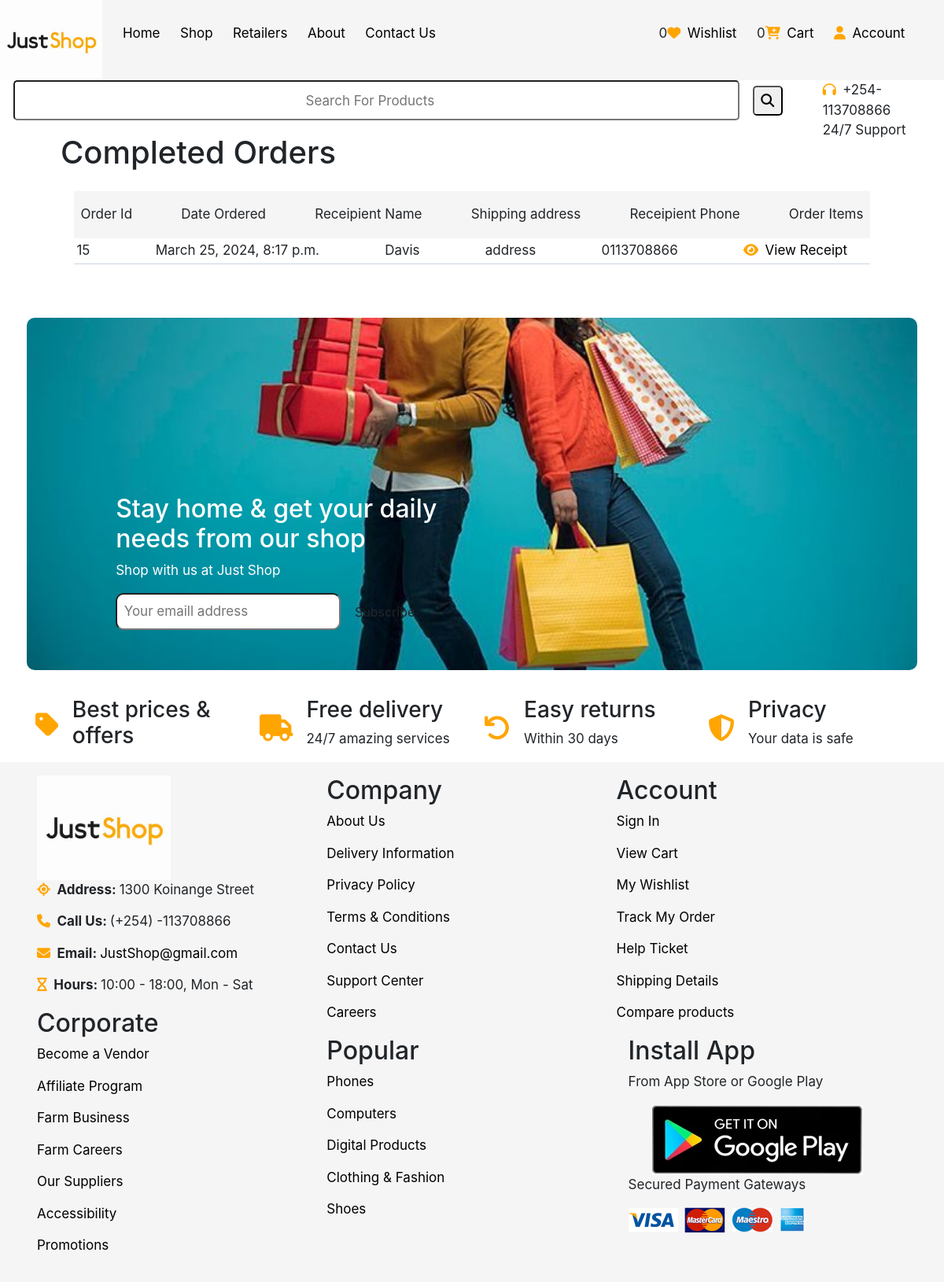
The app's page /order_history/ (signed in), older data.
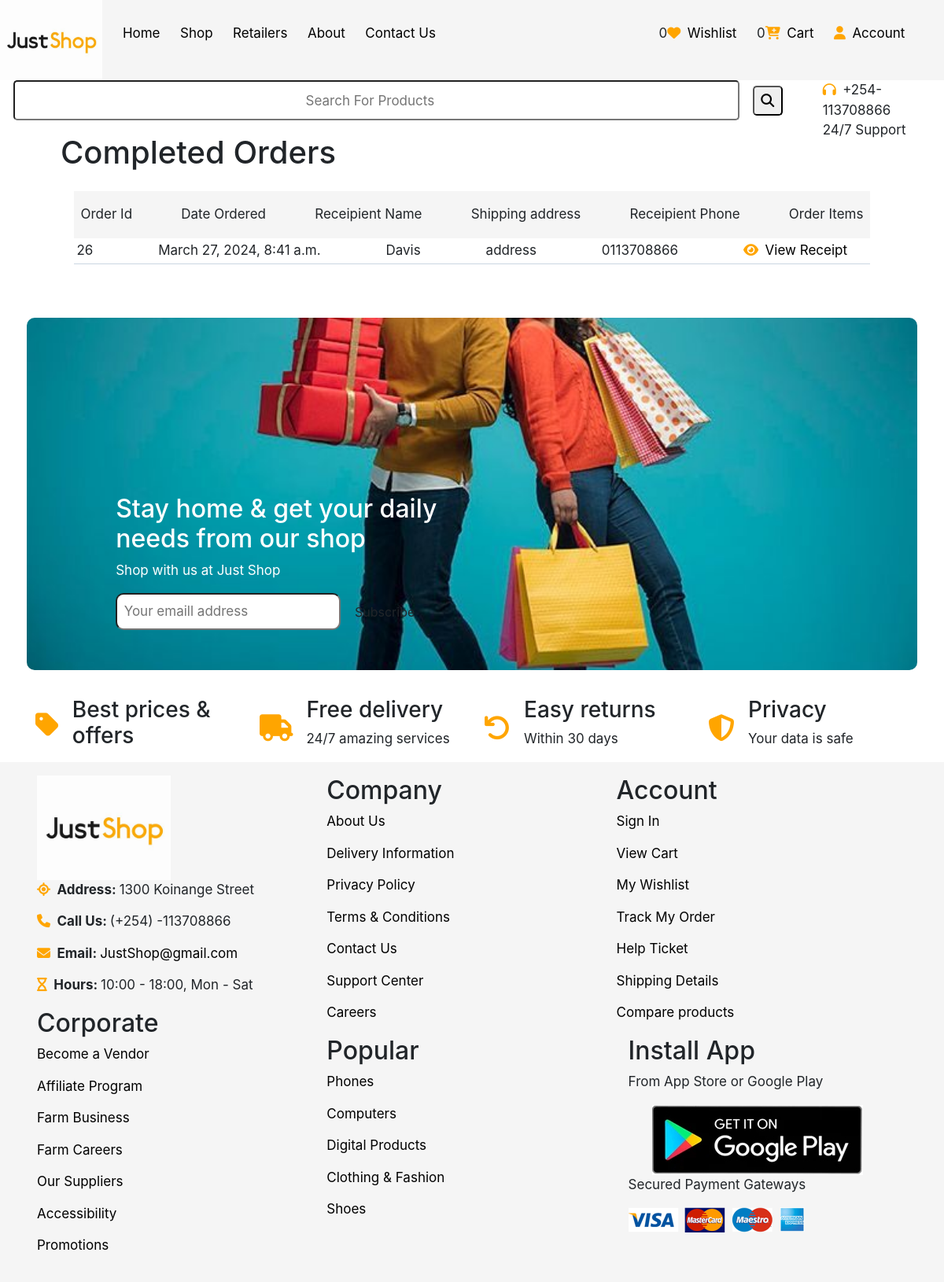
The same page, newer data.
### main/models.py (models this page shows)
class Order(models.Model):
    order_total_price=models.DecimalField(max_digits=999999999,decimal_places=2)
    date_ordered=models.DateTimeField(auto_now_add=True)
    user=models.ForeignKey(User,on_delete=models.CASCADE)
    name=models.CharField(max_length=200)
    email=models.CharField(max_length=200)
    shipping_address=models.CharField(max_length=200)
    phone=models.CharField(max_length=200)
    payment_method=models.CharField(max_length=200,choices=PAYMENT_METHOD,default="dbt")
    class Meta:
        verbose_name_plural='Cart Orders'

### main/views.py (the view)
# urls.py: path('order_history/',order_history,name="order-history"),
@login_required
def order_history(request):
   orders=Order.objects.filter(user=request.user)
   if orders:
      context={
         "orders":orders,
      }
      return render(request,'main/order-history.html',context)
   else:
      messages.error("You dont have any completed orders")
      return redirect("main:products")

### main/context_processor.py (called while the page is built)
def default(request):
    products=Product.objects.all()
    categories=Category.objects.all()
    wishlist=Wishlist.objects.filter(user=request.user).count()
    return{
        'products':products,
        'categories':categories,
        'wishlist':wishlist,
    }

### templates/main/order-history.html
{% extends "base/base.html" %}
{%block content%}
    <div class="complete-orders">
        <h1>Completed Orders</h1>
        <div class="cart-items">
            <div class="headers">
                <span>Order Id</span><span>Date Ordered</span><span>Receipient Name</span><span>Shipping address</span><span>Receipient Phone</span><span>Order Items</span>
            </div>
            {% for order in orders%}
            <div class="cart-item">
                <span>{{order.id}}</span>
                <span>{{order.date_ordered}}</span>
                <span>{{order.name}}</span>
                <span>{{order.shipping_address}}</span>
                <span>{{order.phone}} </span>
                <a href="{%url 'main:order-items' order.id %}"><span><i class="fas fa-eye"></i>View Receipt</span></a>
            </div>
            {%endfor%}
        </div>
    </div>
{% endblock %}

### templates/base/base.html (shortened to what this page needs)
{% load static %}
<!DOCTYPE html>
<html lang="en">
<head>
    <link rel='stylesheet' href='https://cdnjs.cloudflare.com/ajax/libs/font-awesome/6.5.1/css/all.min.css'>
    <link href="https://cdn.jsdelivr.net/npm/bootstrap@4.6.0/dist/css/bootstrap.min.css" rel="stylesheet">
    <link rel='stylesheet' href='{% static 'assets/css/index.css' %}' type='text/css'>
</head>
<body>
    <div class="header-container">
        <header>
            <div class="header">
                <img id="header-img" src="{% static 'assets/imgs/theme/justshop.jpeg' %}" alt="JustShop-Logo">
            </div>
        </header>
        <nav>
            <ul class="page-links">
                <a href="{% url 'main:index' %}"><li>Home</li></a>
                <a href="{% url 'main:products' %}"><li></i>Shop</li></a>
                <a href="{%url 'main:retailers' %}"><li></i>Retailers</li></a>
                <a href=""><li></i>About</li></a>
                <a href=""><li></i>Contact Us</li></a>
            </ul>
            <ul class="account-links">
                <li><span class="wish-count">{{wishlist}}</span><a href="{%url 'main:wishlist' %}"><i class="fas fa-heart"></i>Wishlist</a></li>
                <li><span class="cart-count">{{request.session.cart_data_obj|length}}</span><a href="{% url 'main:view-cart' %}"><i class="fas fa-cart-plus"></i>Cart</a></li>
                <li class="dropdown">
                    <a href="#"><i class="fas fa-user"></i>Account</a>
                </li>
            </ul>
        </nav>
    </div>
    <div class="subheader">
        <form  class="search-bar" action="{% url 'main:search' %}" method="GET">
                <input name="query" type="search" class="search-input" placeholder="Search For Products">
                <button type="submit" class="fas fa-search"></button>
        </form>
        <div class="hotline">
            <i class="fas fa-headphones"></i><span>+254-113708866</span><br>
            <span>24/7 Support</span>
        </div>
    </div>
    {% block content%}
    {%endblock content%}
    <section class="newsletter">
        <div class="newsletter-cover">
            <div class="newsletter-content">
                <h2>
                    Stay home & get your daily <br /> needs from our shop
                </h2>
                <p>Shop with us at <span>Just Shop</span></p>
                <form method=>
                    <input type="email" placeholder="Your emaill address" />
                    <button class="btn" type="submit">Subscribe</button>
                </form>
            </div>
            <img class="newsletter-banner"src="{% static 'assets/imgs/banner/banner15.jpeg' %}" alt="" />
        </div>
    </section>
    <section class="featured section-padding">
        <div class="container">
            <div class="row">
                <div class="col">
                    <div class="banner-left-icon d-flex align-items-center wow fadeIn animated">
                        <div class="banner-icon">
                            <i class="fas fa-tag"></i>
                        </div>
                        <div class="banner-text">
                            <h3 class="icon-box-title">Best prices & offers</h3>
                        </div>
                    </div>
                </div>
                <div class="col">
                    <div class="banner-left-icon d-flex align-items-center wow fadeIn animated">
                        <div class="banner-icon">
                            <i class="fas fa-truck"></i>
                        </div>
                        <div class="banner-text">
                            <h3 class="icon-box-title">Free delivery</h3>
                            <p>24/7 amazing services</p>
                        </div>
                    </div>
                </div>
                <div class="col">
                    <div class="banner-left-icon d-flex align-items-center wow fadeIn animated">
                        <div class="banner-icon">
                            <i class="fas fa-undo"></i>
                        </div>
                        <div class="banner-text">
                            <h3 class="icon-box-title">Easy returns</h3>
                            <p>Within 30 days</p>
                        </div>
                    </div>
                </div>
                <div class="col">
                    <div class="banner-left-icon d-flex align-items-center wow fadeIn animated">
                        <div class="banner-icon">
                            <i class="fas fa-shield-alt"></i>
                        </div>
                        <div class="banner-text">
                            <h3 class="icon-box-title">Privacy</h3>
                            <p>Your data is safe</p>
                        </div>
                    </div>
                </div>
            </div>
        </div>
    </section>
    <footer class="footer-main">
        <div class="footer-container">
            <div class="footer-col-1">
                <a href=""><img style="width:10em;" src="{% static 'assets/imgs/theme/justshop.jpeg' %}" alt=""></a>
                <ul class="contact-info">
                    <li><i class="fas fa-location"></i><strong>Address: </strong> <span>1300 Koinange Street</span></li>
                    <li><i class="fas fa-phone"></i><strong>Call Us: </strong><span>(+254) -113708866</span></li>
                    <li><i class="fas fa-envelope"></i><strong>Email: </strong><span><a href="mailto:davismuchiri21@gmail.com">JustShop@gmail.com</a></span></li>
                    <li><i class="fas fa-hourglass"></i><strong>Hours: </strong><span>10:00 - 18:00, Mon - Sat</span></li>
                </ul>
                <h2>Corporate</h2>
                <ul class="footer-list">
                    <li><a href="#">Become a Vendor</a></li>
                    <li><a href="#">Affiliate Program</a></li>
                    <li><a href="#">Farm Business</a></li>
                    <li><a href="#">Farm Careers</a></li>
                    <li><a href="#">Our Suppliers</a></li>
                    <li><a href="#">Accessibility</a></li>
                    <li><a href="#">Promotions</a></li>
                </ul>
            </div>
            <div class="footer-col-2">
                <h2>Company</h2>
                        <ul class="footer-list">
                            <li><a href="#">About Us</a></li>
                            <li><a href="#">Delivery Information</a></li>
                            <li><a href="#">Privacy Policy</a></li>
                            <li><a href="#">Terms &amp; Conditions</a></li>
                            <li><a href="#">Contact Us</a></li>
                            <li><a href="#">Support Center</a></li>
                            <li><a href="#">Careers</a></li>
                        </ul>
                        <h2 class="widget-title">Popular</h2>
                        <ul class="footer-list">
                            <li><a href="#">Phones</a></li>
                            <li><a href="#">Computers</a></li>
                            <li><a href="#">Digital Products</a></li>
                            <li><a href="#">Clothing & Fashion</a></li>
                            <li><a href="#">Shoes</a></li>
                        </ul>
            </div>
            <div class="footer-col-3">
                <h2>Account</h2>
                <ul class="footer-list">
                    <li><a href="#">Sign In</a></li>
                    <li><a href="#">View Cart</a></li>
                    <li><a href="#">My Wishlist</a></li>
                    <li><a href="#">Track My Order</a></li>
                    <li><a href="#">Help Ticket</a></li>
                    <li><a href="#">Shipping Details</a></li>
                    <li><a href="#">Compare products</a></li>
                </ul>
                <div class="footer-link-widget widget-install-app col">
                    <h2 >Install App</h2>
                    <p >From App Store or Google Play</p>
                    <div>
                        <a href="#"><img src="{% static 'assets/imgs/theme/google-play.jpg' %}" alt="" /></a>
                    </div>
                    <p >Secured Payment Gateways</p>
                    <img src="{% static 'assets/imgs/theme/payment-method.png' %}" alt="" />
                </div>
            </div>
        </div>
    </footer>
</body>
</html>

### static/assets/css/index.css (style rules this page uses)
* { margin:0; padding:0; box-sizing: border-box; }
button, input, select, textarea { font-family: inherit; font-size: 100%; }
body { font-size:17px; }
li { list-style-type: none; }
.header { height:6em; }
.header-container { display: flex; align-items:center; background-color:whitesmoke; }
#header-img { height:100%; }
nav { width:85vw; display: inherit; justify-content: space-between; margin-left:1.5em; }
nav > ul { display: inherit; align-items: inherit; }
i { margin-right:0.5em; color: orange; font-size:1em; }
a { text-decoration: none; color:black; margin-right:1.5em; }
.subheader { display: flex; height:3em; justify-content: center; }
.search-bar { display:inherit; align-items:center; width:87%; height:100%; margin-right:3em; }
.search-input { width:100%; height:100%; margin:0 1em; text-align: center; border-radius:5px; }
button { padding:0.5em; border-radius:.3em; }
.newsletter { margin:auto; width:100%; padding:2em; }
.newsletter-cover { position:relative; }
.newsletter-content { position: absolute; top:50%; left:10%; color:white; }
.newsletter-banner { width:100%; height:28rem; object-fit:cover; border-radius: 10px; }
.footer-main { background-color: whitesmoke; }
.footer-container { width:95%; margin:auto; display: flex; padding:1em; }
.footer-col-1,.footer-col-2,.footer-col-3 { width:33.3%; height:auto; }
.contact-info>li,.footer-list>li { margin-bottom:15px; }
.banner-icon i { font-size:2em; }
.headers { background-color:whitesmoke; padding:1em .5em; display: flex; justify-content: space-between; }
.cart-items { padding:1em; }
.cart-item { display: flex; min-width:200px; border-bottom:1px solid #cbd5e1; padding:.2em; justify-content: space-between; align-items: center; }
input { padding:.5em; border-radius:10px; }
.complete-orders { padding:1em; margin:auto; width:90vw; }

Row changes from the older to the newer data that the page shows:
removed Order: id "15", date_ordered "March 25, 2024, 8:17 p.m.", name "Davis", shipping_address "address", phone "0113708866"
added Order: id "26", date_ordered "March 27, 2024, 8:41 a.m.", name "Davis", shipping_address "address", phone "0113708866"
